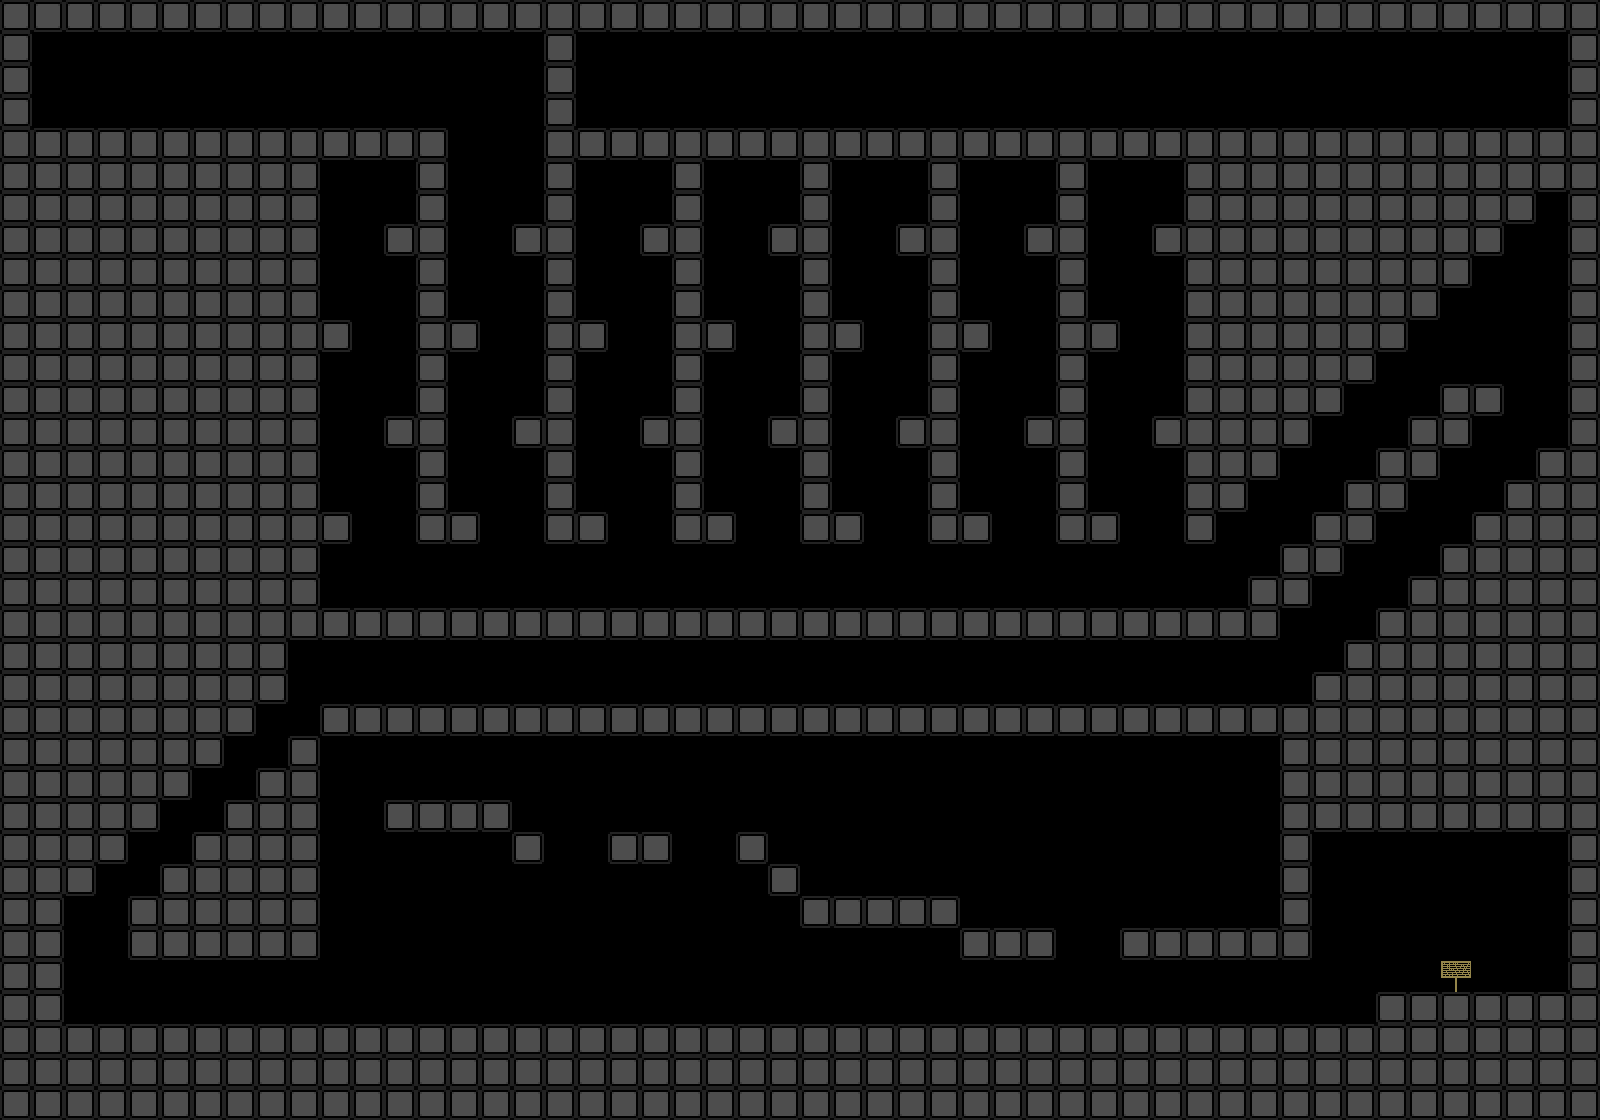

This game map was drawn from its Tiled (.tmx) file and the tilesets committed beside it. A one-line description and the trimmed map source follow:
An orthogonal 50x35 tile map with 32x32 px tiles, 2 tile layers (Walls, other).

<map version="1.0" orientation="orthogonal" width="50" height="35" tilewidth="32" tileheight="32" backgroundcolor="#000000">
 <tileset firstgid="1" name="tiles" tilewidth="32" tileheight="32">
  <image source="maptiles.png" trans="ffffff" width="96" height="32" />
 </tileset>
 <layer name="Walls" width="50" height="35">
  <data>[1750 cells, 875 non-empty, 1 distinct tile ids]</data>
 </layer>
 <layer name="other" width="50" height="35">
  <data>[1750 cells, 1 non-empty, 1 distinct tile ids]</data>
 </layer>
</map>